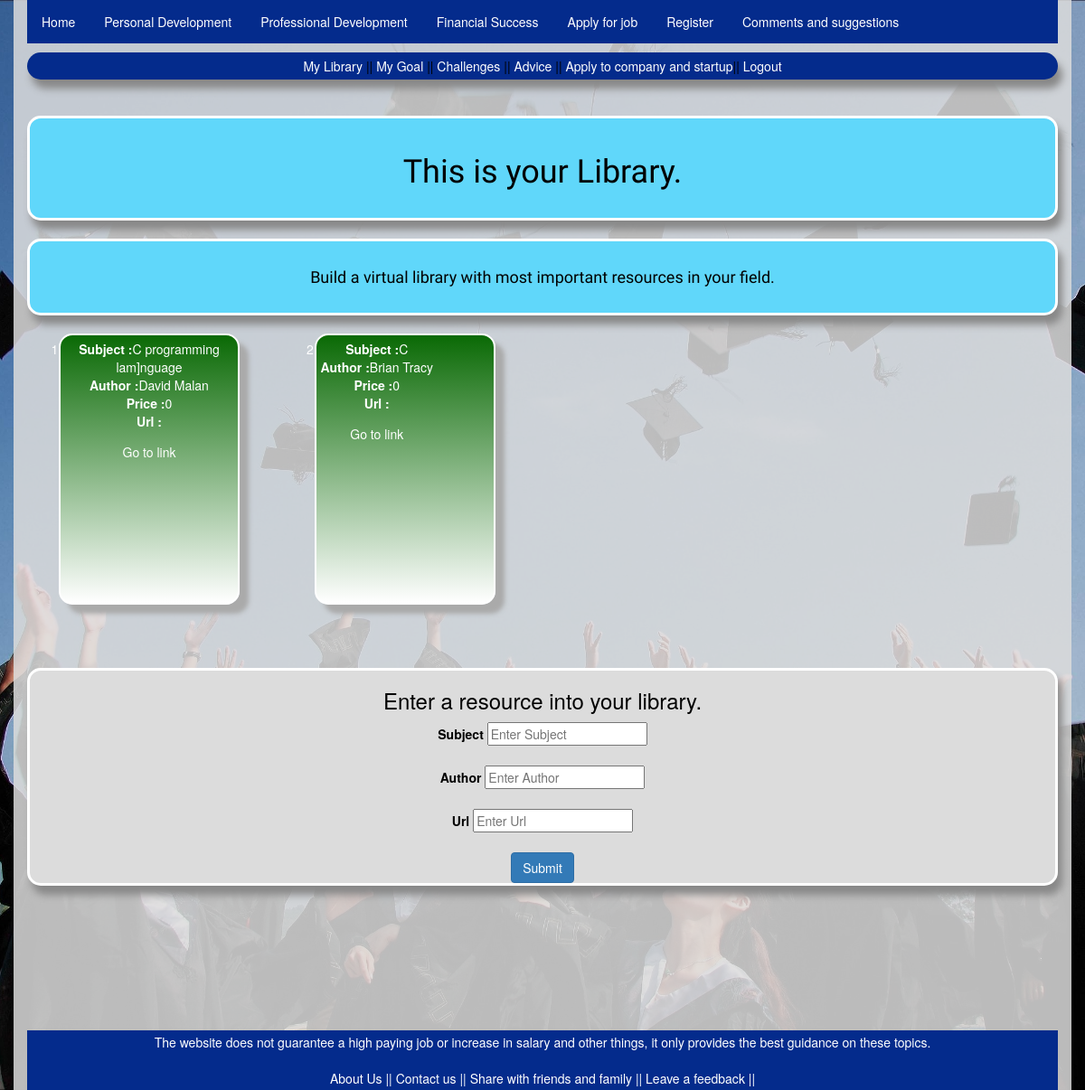
The app's page /FirstApp/MyLibrary/ (signed in) with its own data.
### FirstApp/models.py (models this page shows, shortened)
class MyLibrary(models.Model):
    user=models.ForeignKey(User,on_delete=models.CASCADE)
    Subject=models.CharField(max_length=50)
    Author=models.CharField(max_length=50)
    Url=models.URLField()
    Price=models.IntegerField()

### FirstApp/views.py (the view)
def MyLibraryView(request):
    if request.user.is_authenticated:
       My_Library= MyLibrary.objects.filter(user=request.user)
       if request.method=="POST":
          user1=request.user
          Subject1=request.POST.get('Subject')
          Author1=request.POST.get('Author')
          Url1=request.POST.get('Url')
          b1 = MyLibrary(user=user1, Subject=Subject1,Author=Author1,Url=Url1)
          b1.save()
          form=MyLibraryForm(request.POST)
          return render(request,'FirstApp/MyLibrary.html',{'MyLibrary':My_Library,"message":"Your data has been saved"})
       else:
            return render(request,'FirstApp/MyLibrary.html',{'MyLibrary':My_Library})
    else:
        return render(request,'FirstApp/Login.html',{'message':"You need to login to view this page."})

### templates/FirstApp/MyLibrary.html (shortened to what this page needs)
{% extends "FirstApp/Base.html"%}
{% load bootstrap3 %}
{%block Body_Block%}<br><br>
  <div class='library'>  <H1>This is your Library.</h1></div><br>
  <div class="library">    <h4>Build a virtual library with most important resources in your field.</h4></div>
<br>
      <ol>
    <div class="row">
      {%for resource in MyLibrary%}
      {%if resource.Price != 0 %}
      <div class="column">
        <div class="card5">
      <li><b>Subject :</b>{{resource.Subject}}<br>
      <b>Author :</b>{{resource.Author}}<br>
      <b>Price :</b>{{resource.Price}}<br>
       <b>Url :</b><a href="{{resource.Url}}">Go to link</a><br></li></div></div>
        {%else%}
       <div class="column">
         <div class="card4">
       <li><b>Subject :</b>{{resource.Subject}}<br>
       <b>Author :</b>{{resource.Author}}<br>
       <b>Price :</b>{{resource.Price}}<br>
        <b>Url :</b><a href="{{resource.Url}}">Go to link</a><br></li></div></div>
       {%endif%}
      {%endfor%}
    </ol>
<br><br><br>
<div class="registration"><h3>Enter a resource into your library.</h3>
      <form method="POST" class="form">
      <label for="Subject">Subject</label>
      <input type="text" name="Subject" placeholder="Enter Subject"><br><br>
      <label for="Author">Author</label>
      <input type="text" name="Author" placeholder="Enter Author"><br><br>
      <label for="Url">Url</label>
      <input type="url" name="Url" placeholder="Enter Url"><br><br>
      {% buttons %}
          <button type="submit" class="btn btn-primary">Submit</button>
      {% endbuttons %}
  </form></div><div>
{%endblock%}

### static/css/mystyle.css (style rules this page uses)
html { height: 100%; }
body { height: 100%; text-align: center; }
form { display: inline-block; }
a:link { color: white; }
body, html { height: 100%; margin: 0; }
.registration ,.FinancialResources,.PersonalDevelopmentResources,.Experience,.AddResources { box-shadow: 5px 10px 8px #888888; background-color:#DCDCDC; width:auto; height:auto; border-radius: 15px; border:3px solid white; }
.library { color:black; font-size:20px; border-radius:15px; padding: 20px; font-family: 'Montserrat Alternates', sans-serif; background-color:#60D7FA; border: 3px solid white; box-shadow: 5px 10px 8px #888888; }
.column { float: left; width: 25%; padding: 0 10px; }
.row { margin: 0 -5px; color:white; }
.row:after { content: ""; display: table; clear: both; }
.card4 { box-shadow: 0 4px 8px 0 rgba(0, 0, 0, 0.2); padding: 5px; border: 2px solid white; border-radius: 15px; box-shadow: 10px 10px 5px #aaaaaa; horizontal-align:center; vertical-align: center; width: 200px; height: 300px; background-image: linear-gradient(to top, rgba(255,255,255), rgba(10, 106, 5 )); }
li { float: left; }
li a { display: block; color: white; text-align: center; padding: 14px 16px; text-decoration: none; }

### records on screen
MyLibrary: Subject "C programming lam]nguage", Author "David Malan", Price "0"
MyLibrary: Subject "C", Author "Brian Tracy", Price "0"
